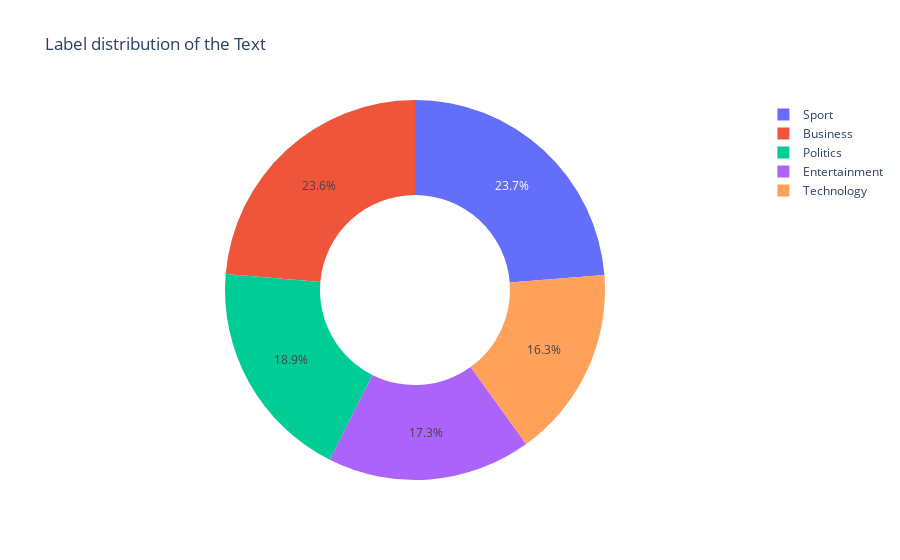

Source (notebook cell):
### Code cell
label = df.Label.value_counts()
transuction = label.index
quantity = label.values

# draw pie circule with plotly
figure = px.pie(df,
               values = quantity,
               names = transuction,
               hole = .5,
               title = 'Label distribution of the Text')
figure.show()

### Figure 1 — Plotly figure (JSON) as saved in the notebook; plotly's stock layout.template omitted (floating-point values rounded to 4 significant figures)
{"data": [{"domain": {"x": [0, 1], "y": [0, 1]}, "hole": 0.5, "hovertemplate": "label=%{label}<br>value=%{value}<extra></extra>", "labels": ["Sport", "Business", "Politics", "Entertainment", "Technology"], "legendgroup": "", "name": "", "showlegend": true, "type": "pie", "values": [505, 503, 403, 369, 347]}], "layout": {"legend": {"tracegroupgap": 0}, "title": {"text": "Label distribution of the Text"}}}
